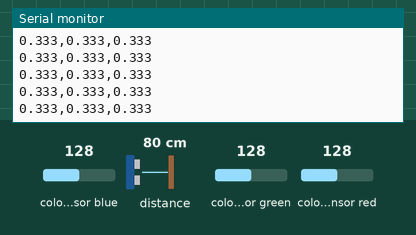
Simulated run of this sketch. Board: Arduino Nano 33 BLE. On the bench: the last lines printed to the serial monitor. The inputs (shaded band) are chosen by the test bench; at power-on: colour sensor blue 128, colour sensor green 128, colour sensor red 128, distance to the obstacle 80 cm.

Above: at 1.2 s.
1.3 s: colour sensor blue set to 5
At 1.9 s:
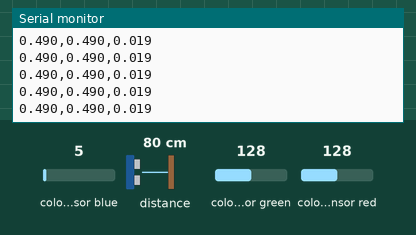
2.8 s: colour sensor green set to 5
At 3.7 s:
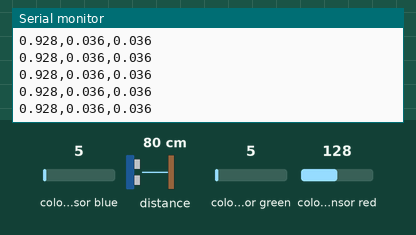
4.3 s: colour sensor red set to 64
At 5.1 s:
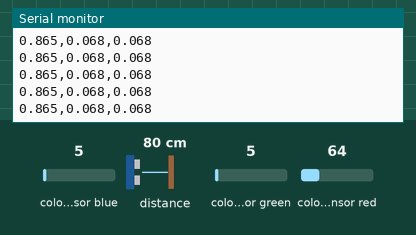
Timing chart, 0 to 7.3 s (numbered marks = the images above; inputs shaded):
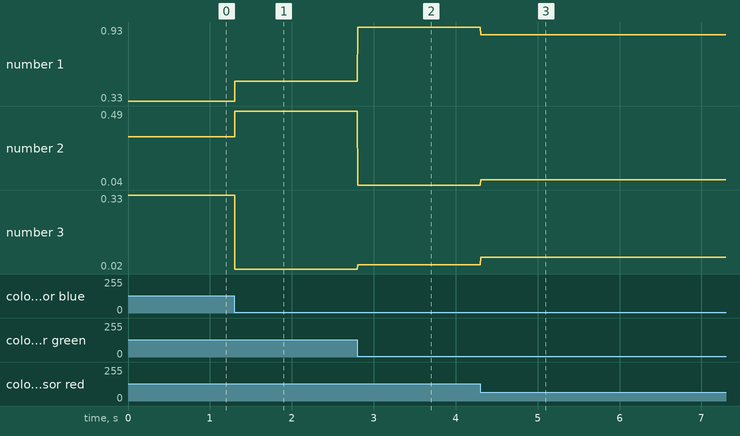

The sketch:

main.ino
```cpp
#include <Arduino_APDS9960.h>


int r, g, b, c, p;
float sum;


void setup()
{
    Serial.begin(115200);
    while(!Serial);

    if(!APDS.begin()) {
        Serial.println("Could not init APDS9960");
        while(1);
    }

}

void loop()
{
  if(!APDS.colorAvailable() || !APDS.proximityAvailable()){}
  else {
    APDS.readColor(r, g, b, c);
    sum = r + g + b;
    p = APDS.readProximity();
  }
    float rr = r / sum, gr = g / sum, br = b / sum;
    Serial.printf("%1.3f,%1.3f,%1.3f\n", rr, gr, br);
}
```

Measured:
- after the input at 1.3 s, the serial monitor: prints a new line at once (image 1)
- after the input at 2.8 s, the serial monitor: prints a new line at once (image 2)
- after the input at 4.3 s, the serial monitor: prints a new line at once (image 3)
- plotted number 1: 0.33 → 0.49 after the input at 1.3 s, 0.49 → 0.93 after the input at 2.8 s, 0.93 → 0.86 after the input at 4.3 s
- plotted number 2: 0.33 → 0.49 after the input at 1.3 s, 0.49 → 0.04 after the input at 2.8 s, 0.04 → 0.07 after the input at 4.3 s
- plotted number 3: 0.33 → 0.02 after the input at 1.3 s, 0.02 → 0.04 after the input at 2.8 s, 0.04 → 0.07 after the input at 4.3 s
